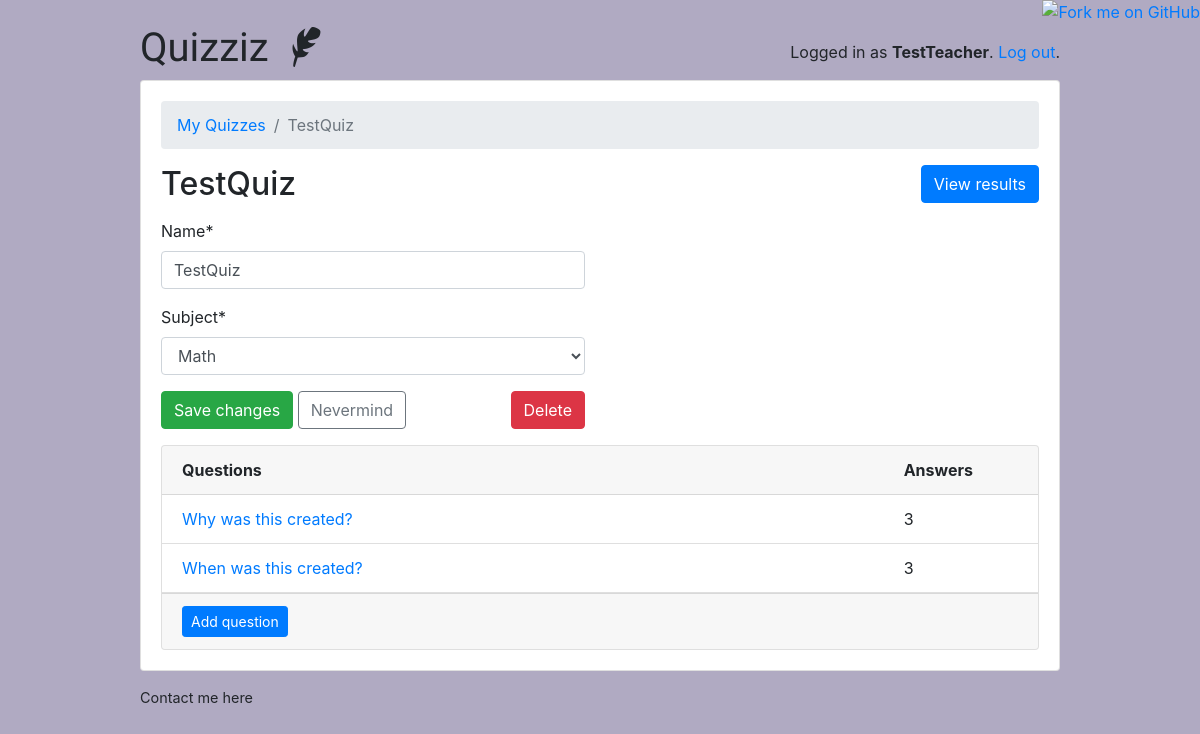
The page /teachers/quiz/1/ (signed in) on the database its author committed.
### classroom/models.py (models this page shows, shortened)
class User(AbstractUser):
    is_student = models.BooleanField(default=False)
    is_teacher = models.BooleanField(default=False)

class Quiz(models.Model):
    owner = models.ForeignKey(User, on_delete=models.CASCADE, related_name='quizzes')
    name = models.CharField(max_length=255)
    subject = models.ForeignKey(Subject, on_delete=models.CASCADE, related_name='quizzes')

class Subject(models.Model):
    name = models.CharField(max_length=30)
    color = models.CharField(max_length=7, default='#007bff')
    def __str__(self):
        return self.name

class Question(models.Model):
    quiz = models.ForeignKey(Quiz, on_delete=models.CASCADE, related_name='questions')
    text = models.CharField('Question', max_length=255)

### classroom/views/teachers.py (the view, shortened to what this page needs)
# urls.py: path('quiz/<int:pk>/', teachers.QuizUpdateView.as_view(), name='quiz_change'),
@method_decorator([login_required, teacher_required], name='dispatch')
class QuizUpdateView(UpdateView):
    model = Quiz
    fields = ('name', 'subject', )
    context_object_name = 'quiz'
    template_name = 'classroom/teachers/quiz_change_form.html'
    def get_context_data(self, **kwargs):
        kwargs['questions'] = self.get_object().questions.annotate(answers_count=Count('answers'))
        return super().get_context_data(**kwargs)
    def get_queryset(self):
        return self.request.user.quizzes.all()

### classroom/templates/classroom/teachers/quiz_change_form.html (shortened to what this page needs)
{% extends 'base.html' %}
{% load crispy_forms_tags %}
{% block content %}
  <nav aria-label="breadcrumb">
    <ol class="breadcrumb">
      <li class="breadcrumb-item"><a href="{% url 'teachers:quiz_change_list' %}">My Quizzes</a></li>
      <li class="breadcrumb-item active" aria-current="page">{{ quiz.name }}</li>
    </ol>
  </nav>
  <h2 class="mb-3">
    {{ quiz.name }}
    <a href="{% url 'teachers:quiz_results' quiz.pk %}" class="btn btn-primary float-right">View results</a>
  </h2>
  <div class="row mb-3">
    <div class="col-md-6 col-sm-8 col-12">
      <form method="post" novalidate>
        {{ form|crispy }}
        <button type="submit" class="btn btn-success">Save changes</button>
        <a href="{% url 'teachers:quiz_change_list' %}" class="btn btn-outline-secondary" role="button">Nevermind</a>
        <a href="{% url 'teachers:quiz_delete' quiz.pk %}" class="btn btn-danger float-right">Delete</a>
      </form>
    </div>
  </div>
  <div class="card">
    <div class="card-header">
      <div class="row">
        <div class="col-10">
          <strong>Questions</strong>
        </div>
        <div class="col-2">
          <strong>Answers</strong>
        </div>
      </div>
    </div>
    <div class="list-group list-group-flush list-group-formset">
      {% for question in questions %}
        <div class="list-group-item">
          <div class="row">
            <div class="col-10">
              <a href="{% url 'teachers:question_change' quiz.pk question.pk %}">{{ question.text }}</a>
            </div>
            <div class="col-2">
              {{ question.answers_count }}
            </div>
          </div>
        </div>
      {% empty %}
        <div class="list-group-item text-center">
          <p class="text-muted font-italic mb-0">You haven't created any questions yet. Go ahead and <a href="{% url 'teachers:question_add' quiz.pk %}">add the first question</a>.</p>
        </div>
      {% endfor %}
    </div>
    <div class="card-footer">
      <a href="{% url 'teachers:question_add' quiz.pk %}" class="btn btn-primary btn-sm">Add question</a>
    </div>
  </div>
{% endblock %}

### templates/base.html (shortened to what this page needs)
{% load static %}<!doctype html>
<html lang="en">
  <head>
    <link rel="stylesheet" href="https://maxcdn.bootstrapcdn.com/bootstrap/4.0.0/css/bootstrap.min.css">
    <link rel="stylesheet" type="text/css" href="{% static 'vendor/fontello-2f186091/css/fontello.css' %}">
    <link rel="stylesheet" type="text/css" href="{% static 'css/app.css' %}">
    {% if user.is_authenticated and user.is_teacher %}
      <link rel="stylesheet" type="text/css" href="{% static 'css/teachers.css' %}">
    {% else %}
      <link rel="stylesheet" type="text/css" href="{% static 'css/students.css' %}">
    {% endif %}
  </head>
  <body>
    <a href="https://github.com/ShishirModi"><img style="position: absolute; top: 0; right: 0; border: 0;" src="https://camo.githubusercontent.com/38ef81f8aca64bb9a64448d0d70f1308ef5341ab/68747470733a2f2f73332e616d617a6f6e6177732e636f6d2f6769746875622f726962626f6e732f666f726b6d655f72696768745f6461726b626c75655f3132313632312e706e67" alt="Fork me on GitHub" data-canonical-src="https://s3.amazonaws.com/github/ribbons/forkme_right_darkblue_121621.png"></a>
    <div class="container my-4">
      <div class="row justify-content-center">
        <div class="col-md-10 col-sm-12">
          <div class="row">
            <div class="col-6">
              <h1 class="logo">
                <a href="{% url 'home' %}">
                  Quizziz
                  {% if user.is_authenticated %}
                    {% if user.is_teacher %}
                      <span class="icon-feather" data-toggle="tooltip" data-placement="right" title="Teacher profile"></span>
                    {% else %}
                      <span class="icon-graduation-cap" data-toggle="tooltip" data-placement="right" title="Student profile"></span>
                    {% endif %}
                  {% endif %}
                </a>
              </h1>
            </div>
            <div class="col-6 text-right">
              {% if user.is_authenticated %}
                <p class="pt-3">Logged in as <strong>{{ user.username }}</strong>. <a href="{% url 'logout' %}">Log out</a>.</p>
              {% else %}
                <a href="{% url 'login' %}" class="btn btn-light" role="button">Log in</a>
                <a href="{% url 'signup' %}" class="btn btn-primary" role="button">Sign up</a>
              {% endif %}
            </div>
          </div>
          <div class="card mb-3">
            <div class="card-body">
              {% block content %}
              {% endblock %}
            </div>
          </div>
          <footer>
            <a href="https://shishirmodi.me">Contact me here</a>
          </footer>
        </div>
      </div>
    </div>
  </body>
</html>

### static/css/app.css (style rules this page uses)
.logo { font-family: 'Clicker Script', cursive; }
.logo a { color: #212529; text-decoration: none; }
footer { font-size: .9rem; }
footer a { color: #212529; }

### static/css/teachers.css (style rules this page uses)
body { background-color: #b0aac2; }

### rows shown on the page
User: username "TestTeacher"
Quiz: name "TestQuiz", subject "Math"
Question: text "Why was this created?", answers_count "3"
Question: text "When was this created?", answers_count "3"
